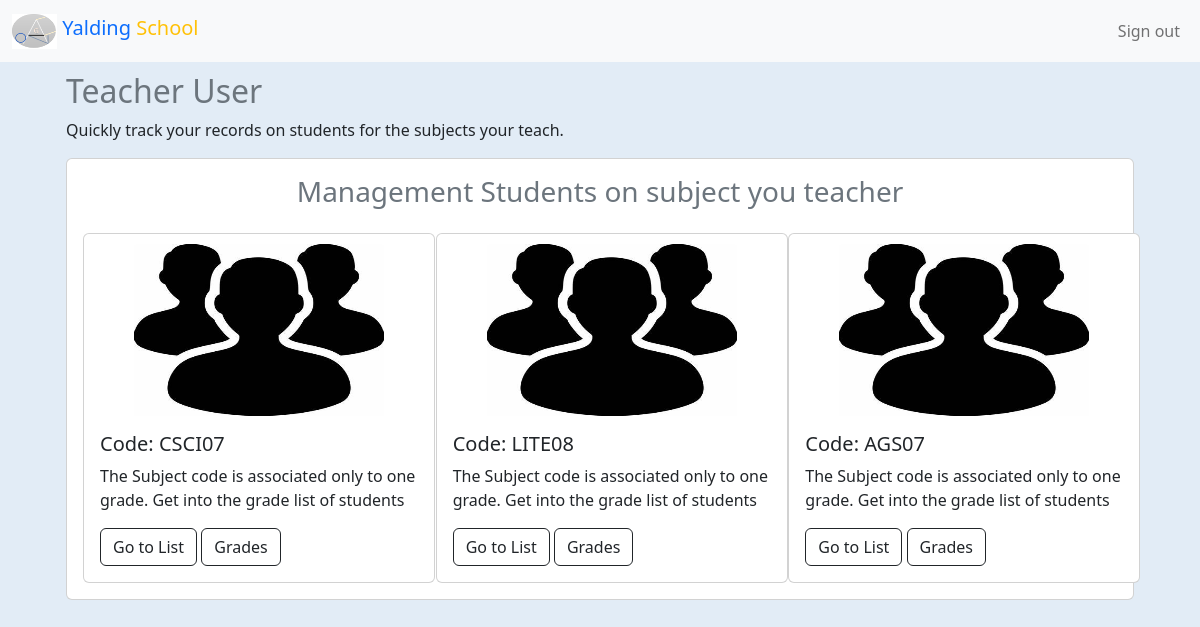
The app's page /app/users/client/dashboard.php (signed in) with its own data.
### tables this page shows
CREATE TABLE `users` (
  `user_id` int(11) NOT NULL,
  `full_name` varchar(100) NOT NULL,
  `email` varchar(100) DEFAULT NULL,
  `user_name` varchar(150) NOT NULL,
  `password` varchar(200) NOT NULL,
  `user_role` varchar(75) DEFAULT NULL,
  `user_type` tinyint(4) NOT NULL DEFAULT 2,
  `gender` varchar(10) DEFAULT NULL,
  `tele` varchar(50) DEFAULT NULL,
  `mobile` varchar(50) DEFAULT NULL,
  `address` varchar(15) DEFAULT NULL,
  `join_date` timestamp NULL DEFAULT current_timestamp(),
  `last_login` timestamp NULL DEFAULT NULL,
  `change_password` tinyint(4) NOT NULL DEFAULT 0,
  `status` tinyint(4) NOT NULL DEFAULT 0,
  `permission` tinyint(4) NOT NULL DEFAULT 1,
  `deleted` tinyint(4) NOT NULL DEFAULT 0
);

CREATE TABLE `sole_subject_user` (
  `record_id` int(11) NOT NULL,
  `user_name` varchar(50) NOT NULL,
  `subj_primary` varchar(50) NOT NULL,
  `subj_sec_1` varchar(50) NOT NULL,
  `subj_sec_2` varchar(50) NOT NULL,
  `subj_sec_3` varchar(50) NOT NULL,
  `subj_sec_4` varchar(50) NOT NULL,
  `inputted_by` varchar(50) NOT NULL,
  `inputted_at` datetime NOT NULL DEFAULT current_timestamp(),
  `deteted_by` varchar(100) DEFAULT NULL,
  `deleted_at` datetime DEFAULT NULL,
  `deleted` tinyint(4) NOT NULL DEFAULT 0
);

### core/init.php (called while the page is built, shortened)
<?php
$db = mysqli_connect(DB_HOST, DB_USER, DB_PASSWORD, DB);
if (isset($_SESSION['ADMIN_USER_SESSIONS'])) {
    $admin_id = $_SESSION['ADMIN_USER_SESSIONS'];
    $query = $db->query("SELECT * FROM `users` WHERE `user_id` = '{$admin_id}'");
    $user_data = mysqli_fetch_assoc($query);
    $fn = explode(' ', $user_data['full_name']);
    $user_data['first'] = $fn[0];
    $auth_user = $user_data['user_id'];
    $auth_user_type = $user_data['user_type'];
    $auth_user_name = $user_data['user_name'];
    $auth_user_role = $user_data['user_role'];
    $auth_user_fullname = $user_data['full_name'];
    $auth_password_change = $user_data['change_password'];
} elseif (isset($_SESSION['CLIENT_USER_SESSIONS'])) {
    $user_id = $_SESSION['CLIENT_USER_SESSIONS'];
    $query = $db->query("SELECT * FROM `users` WHERE `user_id` = '{$user_id}'");
    $user_data = mysqli_fetch_assoc($query);
    $fn = explode(' ', $user_data['full_name']);
    $user_data['fname'] = $fn[0];
    $auth_user_name = $user_data['user_name'];
    $auth_user_fullname = $user_data['full_name'];
}
include(ROOT . DS . "core" . DS . "head.php");

### app/users/client/teacher/dashboard.php (the view, shortened to what this page needs)
<?php
require_once $_SERVER['DOCUMENT_ROOT'] . './schoolapp/core/init.php';
include(ROOT . DS . "app" . DS . "components" . DS . "client_nav.php");
$subjects = $db->query("SELECT * FROM `sole_subject_user` WHERE `user_name` = '{$auth_user_name}'");
$subject  = mysqli_fetch_assoc($subjects);
?>
<div class="container-fluid mt-3">
    <div class="grid">
        <div class="col">
            <div class="container">
                <h2 class="text-secondary"><?=$auth_user_fullname?></h2>
                <p>Quickly track your records on students for the subjects your teach.</p>
            </div>
        </div>
        <section>
            <div class="container">
                <div class="card p-3">
                    <h3 class="text-secondary text-center">Management Students on subject you teacher</h3>
                    <div class="row">
                        <?php if ($subject['subj_primary'] != ''):?>
                            <div class="col-md-4">
                                <div class="card mt-3" style="width: 22rem;">
                                <img src="<?=GROUP_USER_ICON?>" class="card-img-top" style="width: 250px;height: 172px;margin: 10px auto 0 auto;" alt="...">
                                <div class="card-body">
                                    <h5 class="card-title">Code: <?=$subject['subj_primary']?></h5>
                                    <p class="card-text">The Subject code is associated only to one grade. Get into the grade list of students</p>
                                    <a href="teacher/list.php?code=<?=$subject['subj_primary']?>" class="btn btn-outline-dark">Go to List</a>
                                    <a href="teacher/entry.php?code=<?=$subject['subj_primary']?>" class="btn btn-outline-dark">Grades</a>
                                </div>
                                </div>
                            </div>
                        <?php endif;?>
                        <?php if ($subject['subj_sec_1'] != ''):?>
                            <div class="col-md-4">
                                <div class="card mt-3" style="width: 22rem;">
                                <img src="<?=GROUP_USER_ICON?>" class="card-img-top" style="width: 250px;height: 172px;margin: 10px auto 0 auto;" alt="...">
                                <div class="card-body">
                                    <h5 class="card-title">Code: <?=$subject['subj_sec_1']?></h5>
                                    <p class="card-text">The Subject code is associated only to one grade. Get into the grade list of students</p>
                                    <a href="teacher/list.php?code=<?=$subject['subj_sec_1']?>" class="btn btn-outline-dark">Go to List</a>
                                    <a href="teacher/entry.php?code=<?=$subject['subj_sec_1']?>" class="btn btn-outline-dark">Grades</a>
                                </div>
                                </div>
                            </div>
                        <?php endif;?>
                        <?php if ($subject['subj_sec_2'] != ''):?>
                            <div class="col-md-4">
                                <div class="card mt-3" style="width: 22rem;">
                                <img src="<?=GROUP_USER_ICON?>" class="card-img-top" style="width: 250px;height: 172px;margin: 10px auto 0 auto;" alt="...">
                                <div class="card-body">
                                    <h5 class="card-title">Code: <?=$subject['subj_sec_2']?></h5>
                                    <p class="card-text">The Subject code is associated only to one grade. Get into the grade list of students</p>
                                    <a href="teacher/list.php?code=<?=$subject['subj_sec_2']?>" class="btn btn-outline-dark">Go to List</a>
                                    <a href="teacher/entry.php?code=<?=$subject['subj_sec_2']?>" class="btn btn-outline-dark">Grades</a>
                                </div>
                                </div>
                            </div>
                        <?php endif;?>
                    </div>
                </div>
            </div>
        </section>
    </div>
</div>

### css/main.css (style rules this page uses)
body { background-color: #e2ecf6; }

### records on screen
users: full_name "Teacher User"
sole_subject_user: subj_primary "CSCI07", subj_sec_1 "LITE08", subj_sec_2 "AGS07"
